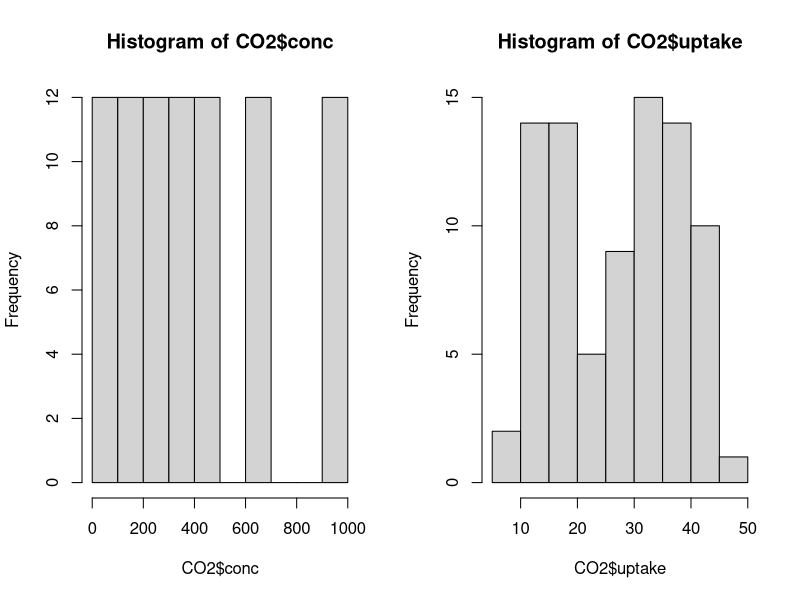
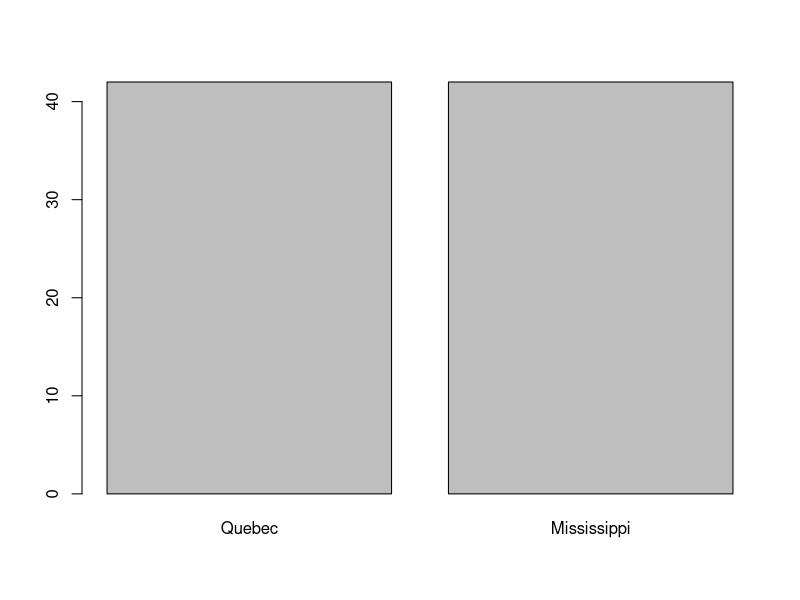
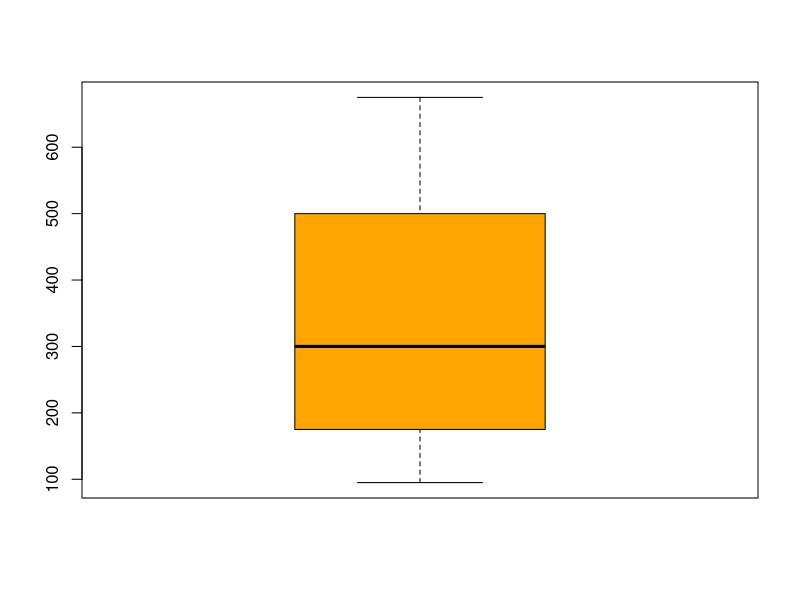

Write R code to recreate these figures, in order.
## ---- chunk 1
knitr::opts_chunk$set(echo = TRUE)
## ---- chunk 2
table(CO2$Plant)
length(table(CO2$Plant))
## ---- chunk 3
table(CO2$Type)
table(CO2$Treatment)
## ---- chunk 4
summary(CO2$conc)
## ---- chunk 5
summary(CO2$uptake)
## ---- chunk 6
par(mfrow=c(1, 2))
hist(CO2$conc)
hist(CO2$uptake)
par(mfrow=c(1, 1))
## ---- chunk 7
barplot(table(CO2$Type))
## ---- chunk 8
head(CO2)
boxplot(head(CO2$conc), col = "orange")
